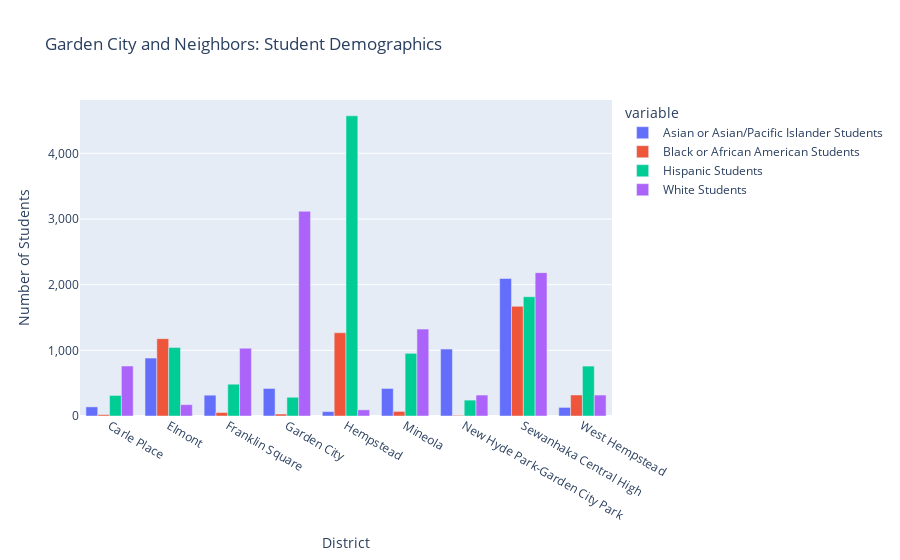

Notebook source saved alongside this figure:
### Code cell
# last, we will make a bar chart showing the student demographic groups in each district
gc = gc.sort_values("District")

chart_title = "Garden City and Neighbors: Student Demographics"
fig = px.bar(gc, x='District', y=cols, title=chart_title)
fig.update_layout(
    barmode='group',
    yaxis_title="Number of Students",
    yaxis_tickformat=','
)

fig

### Figure 1 — Plotly figure (JSON) as saved in the notebook; plotly's stock layout.template omitted (floating-point values rounded to 4 significant figures)
{"data": [{"alignmentgroup": "True", "hovertemplate": "variable=Asian or Asian/Pacific Islander Students<br>District=%{x}<br>value=%{y}<extra></extra>", "legendgroup": "Asian or Asian/Pacific Islander Students", "marker": {"color": "#636efa", "pattern": {"shape": ""}}, "name": "Asian or Asian/Pacific Islander Students", "offsetgroup": "Asian or Asian/Pacific Islander Students", "orientation": "v", "showlegend": true, "textposition": "auto", "type": "bar", "x": ["Carle Place", "Elmont", "Franklin Square", "Garden City", "Hempstead", "Mineola", "New Hyde Park-Garden City Park", "Sewanhaka Central High", "West Hempstead"], "xaxis": "x", "y": [139, 882, 317, 419, 67, 419, 1019, 2094, 131], "yaxis": "y"}, {"alignmentgroup": "True", "hovertemplate": "variable=Black or African American Students<br>District=%{x}<br>value=%{y}<extra></extra>", "legendgroup": "Black or African American Students", "marker": {"color": "#EF553B", "pattern": {"shape": ""}}, "name": "Black or African American Students", "offsetgroup": "Black or African American Students", "orientation": "v", "showlegend": true, "textposition": "auto", "type": "bar", "x": ["Carle Place", "Elmont", "Franklin Square", "Garden City", "Hempstead", "Mineola", "New Hyde Park-Garden City Park", "Sewanhaka Central High", "West Hempstead"], "xaxis": "x", "y": [20, 1178, 53, 30, 1268, 70, 10, 1670, 320], "yaxis": "y"}, {"alignmentgroup": "True", "hovertemplate": "variable=Hispanic Students<br>District=%{x}<br>value=%{y}<extra></extra>", "legendgroup": "Hispanic Students", "marker": {"color": "#00cc96", "pattern": {"shape": ""}}, "name": "Hispanic Students", "offsetgroup": "Hispanic Students", "orientation": "v", "showlegend": true, "textposition": "auto", "type": "bar", "x": ["Carle Place", "Elmont", "Franklin Square", "Garden City", "Hempstead", "Mineola", "New Hyde Park-Garden City Park", "Sewanhaka Central High", "West Hempstead"], "xaxis": "x", "y": [313, 1042, 484, 285, 4571, 954, 242, 1816, 760], "yaxis": "y"}, {"alignmentgroup": "True", "hovertemplate": "variable=White Students<br>District=%{x}<br>value=%{y}<extra></extra>", "legendgroup": "White Students", "marker": {"color": "#ab63fa", "pattern": {"shape": ""}}, "name": "White Students", "offsetgroup": "White Students", "orientation": "v", "showlegend": true, "textposition": "auto", "type": "bar", "x": ["Carle Place", "Elmont", "Franklin Square", "Garden City", "Hempstead", "Mineola", "New Hyde Park-Garden City Park", "Sewanhaka Central High", "West Hempstead"], "xaxis": "x", "y": [761, 173, 1032, 3117, 94, 1323, 319, 2183, 319], "yaxis": "y"}], "layout": {"barmode": "group", "legend": {"title": {"text": "variable"}, "tracegroupgap": 0}, "title": {"text": "Garden City and Neighbors: Student Demographics"}, "xaxis": {"anchor": "y", "domain": [0, 1], "title": {"text": "District"}}, "yaxis": {"anchor": "x", "domain": [0, 1], "tickformat": ",", "title": {"text": "Number of Students"}}}}
